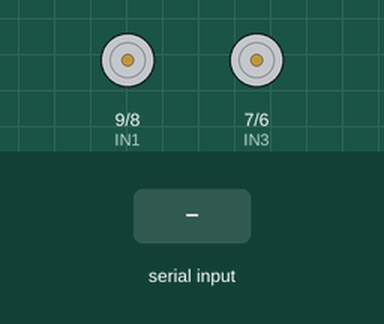
Simulated run of this sketch. Board: Arduino Uno, built with avr-gcc and run on an emulated ATmega328P. Shown: motor-driver pin pairs drawn as motors (green arrow = first pin HIGH = forward, orange = second pin HIGH = backward, longer = more drive, scaled by the enable pin). The inputs (shaded band) are chosen by the test bench.

Above: at 1.2 s.
1.3 s: "a" received over Serial
At 2.0 s:
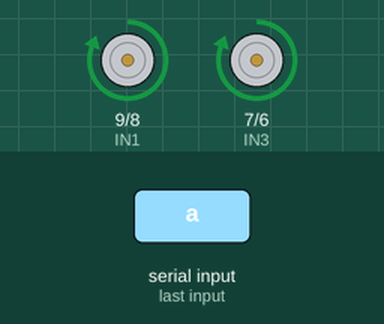
2.8 s: "s" received over Serial
At 3.2 s:
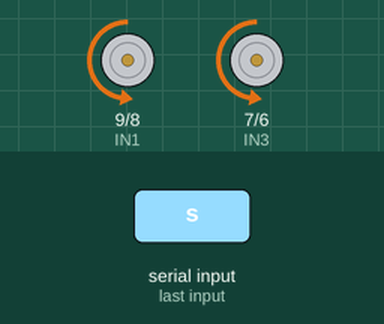
4.3 s: "d" received over Serial
At 5.5 s:
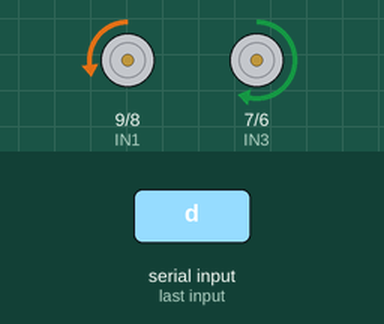
5.8 s: "a" received over Serial
At 6.6 s:
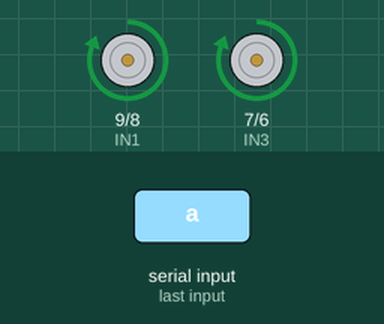
Timing chart, 0 to 8.3 s (numbered marks = the images above; inputs shaded):
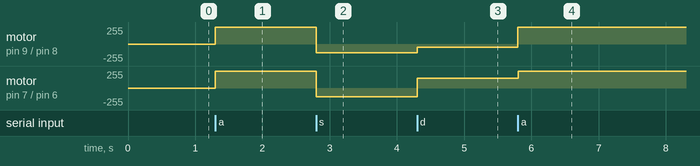

Measured:
- after the input at 1.3 s, motor on pin 9 (IN1) / pin 8 (IN2), motor on pin 7 (IN3) / pin 6 (IN4): stopped → forward 255/255 at once
- after the input at 2.8 s, motor on pin 9 (IN1) / pin 8 (IN2), motor on pin 7 (IN3) / pin 6 (IN4): forward 255/255 → backward 128/255 at once
- after the input at 4.3 s, motor on pin 9 (IN1) / pin 8 (IN2): backward 128/255 → backward 50/255 at once; motor on pin 7 (IN3) / pin 6 (IN4): backward 128/255 → forward 150/255 at once
- after the input at 5.8 s, motor on pin 9 (IN1) / pin 8 (IN2): backward 50/255 → forward 255/255 at once; motor on pin 7 (IN3) / pin 6 (IN4): forward 150/255 → forward 255/255 at once

The sketch:

motores_PWM.ino
```cpp
// Motor A
int ENA = 10;
int IN1 = 9;
int IN2 = 8;

// Motor B
int ENB = 5;
int IN3 = 7;
int IN4 = 6;

void setup ()
{
 // Declaramos todos los pines como salidas
  Serial.begin(9600);
 pinMode (ENA, OUTPUT);
 pinMode (ENB, OUTPUT);
 pinMode (IN1, OUTPUT);
 pinMode (IN2, OUTPUT);
 pinMode (IN3, OUTPUT);
 pinMode (IN4, OUTPUT);
}

void Adelante ()
{
 //Direccion motor A
 digitalWrite (IN1, HIGH);
 digitalWrite (IN2, LOW);
 analogWrite (ENA, 255); //Velocidad motor A
 //Direccion motor B
 digitalWrite (IN3, HIGH);
 digitalWrite (IN4, LOW);
 analogWrite (ENB, 255); //Velocidad motor B
}

void Atras ()
{
 //Direccion motor A
 digitalWrite (IN1, LOW);
 digitalWrite (IN2, HIGH);
 analogWrite (ENA, 128); //Velocidad motor A
 //Direccion motor B
 digitalWrite (IN3, LOW);
 digitalWrite (IN4, HIGH);
 analogWrite (ENB, 128); //Velocidad motor B
}

void Derecha ()
{
 //Direccion motor A
 digitalWrite (IN1, HIGH);
 digitalWrite (IN2, LOW);
 analogWrite (ENA, 200); //Velocidad motor A
 //Direccion motor B
 digitalWrite (IN3, LOW);
 digitalWrite (IN4, HIGH);
 analogWrite (ENB, 100); //Velocidad motor A
}

void Izquierda ()
{
 //Direccion motor A
 digitalWrite (IN1, LOW);
 digitalWrite (IN2, HIGH);
 analogWrite (ENA, 50); //Velocidad motor A
 //Direccion motor B
 digitalWrite (IN3, HIGH);
 digitalWrite (IN4, LOW);
 analogWrite (ENB, 150); //Velocidad motor A
}

void Parar ()
{
 //Direccion motor A
 digitalWrite (IN1, LOW);
 digitalWrite (IN2, LOW);
 analogWrite (ENA, 0); //Velocidad motor A
 //Direccion motor B
 digitalWrite (IN3, LOW);
 digitalWrite (IN4, LOW);
 analogWrite (ENB, 0); //Velocidad motor A
}

void loop ()
{

  char teclado =Serial.read();
  if(teclado=='a'){Adelante ();}
  if(teclado=='s'){Atras();}
  if(teclado=='d'){Izquierda();}
  if(teclado=='f'){Parar();}

}
```
